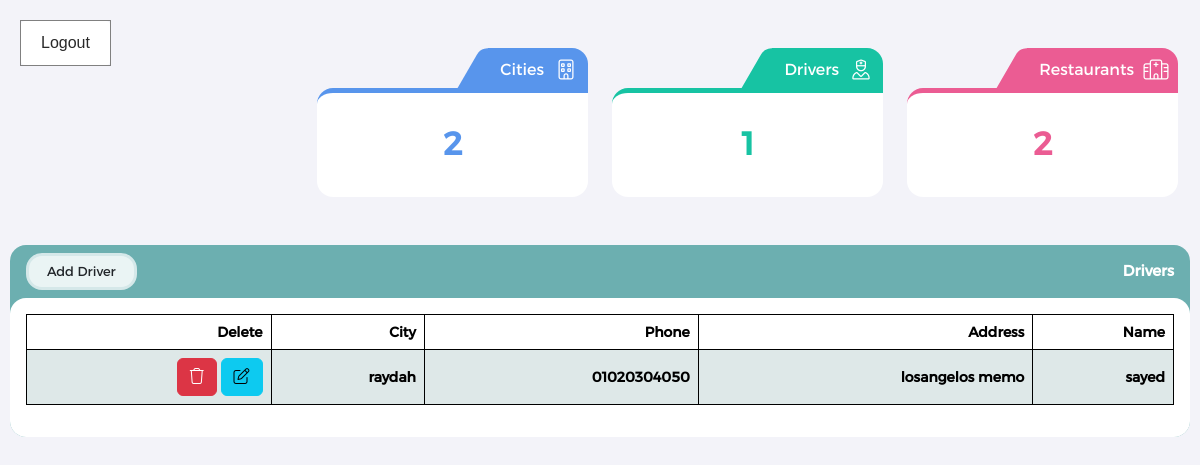
Page /admin/drivers.php (signed in) on the committed database.
### tables this page shows
CREATE TABLE `delivery` (
  `delivery_id` int(11) NOT NULL,
  `delivery_name` varchar(250) NOT NULL,
  `delivery_username` varchar(250) NOT NULL,
  `delivery_password` varchar(100) NOT NULL,
  `city_id` int(11) NOT NULL,
  `delivery_phone` varchar(50) NOT NULL,
  `delivery_address` varchar(250) NOT NULL
);

CREATE TABLE `cities` (
  `city_id` int(11) NOT NULL,
  `city_name` varchar(100) NOT NULL
);

### helper.php (called while the page is built, shortened)
<?php
if (!function_exists('runQuery')) {
    function runQuery($query)
    {
        $servername = "localhost";
        $username = "root";
        $password = "";
        $database = "resturants";
        $conn = new mysqli($servername, $username, $password, $database);
        $conn->set_charset("utf8");
        return $conn->query($query);
    }
}

### admin/drivers.php (the view, shortened to what this page needs)
<?php
require('../helper.php');
$selectDeliverySql = 'SELECT * FROM delivery order by delivery_id DESC';
$selectDeliveryResult = runQuery($selectDeliverySql);
?>
<!doctype html>
<html lang="ar" data-layout="vertical" data-topbar="light" data-sidebar="dark" data-sidebar-size="lg"
      data-sidebar-image="none">
<head>
    <?php
    include_once 'layout/assets/css.php';
    ?>
<body>
<div class="back">
    <a href="logout.php" class="btn"> Logout </a>
</div>
<content>
    <?php
    include_once 'layout/inc/counter.php';
    ?>
    <section class="tableSection">
        <div class="tableHead">
            <h6>Drivers</h6>
            <button class="btn customBtn" data-bs-toggle="modal" data-bs-target="#createModal">Add Driver</button>
        </div>
        <div class="tableDiv">
            <table id="table" class="table datatable table-bordered dt-responsive nowrap table-striped align-middle">
                <thead>
                <tr>
                    <th>Name</th>
                    <th>Address</th>
                    <th>Phone</th>
                    <th>City</th>
                    <th>Delete</th>
                </tr>
                </thead>
                <tbody>
                <?php
                if ($selectDeliveryResult->num_rows > 0) {
                    while ($row = $selectDeliveryResult->fetch_assoc()) {
                        $selectCitySql = "SELECT * FROM cities where city_id = '{$row['city_id']}'";
                        $selectCityResult = runQuery($selectCitySql);
                        ?>
                        <tr>
                            <th><?php echo $row['delivery_name'] ?></th>
                            <th><?php echo $row['delivery_address'] ?></th>
                            <th><?php echo $row['delivery_phone'] ?></th>
                            <th><?php echo $selectCityResult->fetch_assoc()['city_name'] ?? '' ?></th>
                            <th>
                                <button class="btn btn-info" data-bs-toggle="modal"
                                        data-bs-target="#editModal<?php echo $row['delivery_id'] ?>"><i
                                            class="fa-light fa-edit"></i></button>
                                <a href="?method=DELETE&id=<?php echo $row['delivery_id'] ?>"
                                   class="btn btn-danger confirmation"><i class="fa-light fa-trash"></i></a>
                            </th>
                        </tr>
                        <?php
                    }
                }
                ?>
                </tbody>
            </table>
        </div>
    </section>
</content>
</body>
</html>

### admin/assets/dashboard/css/style.css (style rules this page uses)
* { font-family: "montserrat", sans-serif; box-sizing: border-box; margin: 0; padding: 0; outline: none; direction: rtl; }
a { text-decoration: none; transition: all 0.3s ease-in-out !important; color: #6cafb0; }
a, h1, h2, h3, h4, h5, h6, p { margin: 0; }
body { background-color: #f3f3f9; }
content { min-height: 50vh; position: relative; display: block; }
::placeholder { font-size: 12px; color: #bababa !important; font-weight: normal !important; }
content { width: min(100% - 20px, 1320px); margin: auto; display: flex; flex-direction: column; gap: 24px; min-height: 100vh; }
.tableDiv { padding: 16px; border-radius: 16px; background-color: #ffffff; }
.tableDiv .table { width: 100%; }
.tableDiv .table-striped > tbody > tr:nth-of-type(odd) > *, .tableDiv table.dataTable.table-striped > tbody > tr.odd { background-color: #eaf4f4; }
.tableSection { background-color: #6cafb0; border-radius: 16px; }
.tableSection .tableHead { display: flex; justify-content: space-between; align-items: center; padding: 8px 16px; gap: 16px; border-radius: 16px; color: #ffffff; }
.tableSection .tableHead h6 { font-weight: bold; }
.tableSection .tableHead .customBtn { background-color: #eaf4f4; border-radius: 16px; font-size: 13px; padding: 6px 18px; border: 3px solid #d5e8e9; }
@media (min-width: 992px) { body { font-size: 14px; } }
@media (min-width: 992px) { h6 { font-size: 15px; } }
@media (min-width: 992px) { a, p { font-size: 14px; } }

### admin/layout/assets/css.php (style rules this page uses)
.back { position: absolute; left: 20px; top: 20px; border: 1px solid gray; }
.back .btn { padding: 10px 20px; background-color: #fff; border: none; border-radius: 4px; color: #292929; text-decoration: none; font-family: 'IBM Plex Sans Arabic', sans-serif; }

### rows in the picture
delivery: delivery_name "sayed", delivery_address "losangelos memo", delivery_phone "01020304050", city.city_name "raydah"

### other values in the picture
$countAllRestaurants "2"
$countAllDrivers "1"
$countAllCitiesResult->num_rows "2"
